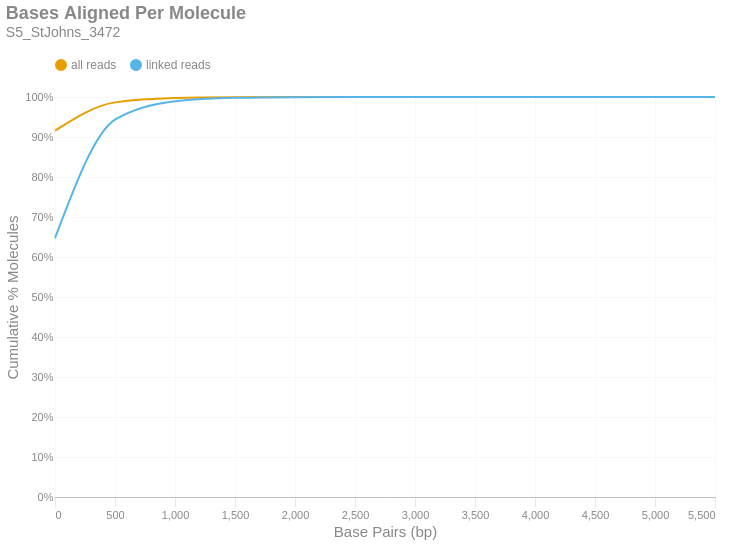

Notebook cell for this chart:
### Markdown cell above
### Bases Aligned Per Molecule
This is a cumulative frequency distribution showing the number of base pairs aligned per unique molecule. These data are shown in 500 bp bins. There are two distributions: one with `all reads` (yellow) and another with only `linked reads` (blue). The percent of molecules in the `linked reads` distribution is relative to the total number of linked molecules.

### Code cell
if SKIPLR:
    print_html(f"Skipped")
else:
    binned_df = consolidated_hist(valids['aligned_bp'], mask, 500, True)
    with SafeRender(binned_df):
        (
            density_plot(binned_df, 'Bases Aligned Per Molecule', samplename, 'basesper')
            .encode(
                x=alt.X('bin:Q', title="Base Pairs (bp)").axis(tickMinStep=500).scale(padding=0),
                y=alt.Y('value:Q', title='Cumulative % Molecules')
                    .axis(format='%')
                    .scale(domain = [0,1])
                    .stack(False),
                color=alt.Color("key:N").scale(domain = ["all reads", "linked reads"]),
                tooltip = [
                    alt.Tooltip("key:N", title = "Data Type"),
                    alt.Tooltip("range_label:N", title="Bases Aligned Per Molecule"),
                    alt.Tooltip("value:Q", format = ".2%", title="% Molecules (Cum.)")
                ]
            )
        ).display()

### Figure 1 — Vega-Lite specification as saved in the notebook (floating-point values rounded to 4 significant figures)
{"width": "container", "height": 400, "config": {"title": {"anchor": "start", "dy": -15, "fontSize": 18, "color": "#888888", "subtitleColor": "#888888", "subtitleFontSize": 14}, "arc": {"fill": "#0072B2"}, "axis": {"domainColor": "#888888", "domainWidth": 0.5, "gridWidth": 0.2, "grid": false, "titleFontWeight": 400, "titleFontSize": 15, "labelFontSize": 11, "labelColor": "#888888", "tickColor": "#888888", "tickWidth": 0.2, "titleColor": "#888888"}, "axisBand": {"grid": false}, "axisX": {"grid": true, "tickSize": 10, "domainCap": "round"}, "axisY": {"domain": false, "grid": true, "tickSize": 0, "domainCap": "round"}, "background": "transparent", "header": {"labelFontSize": 15, "labelColor": "#888888", "titleFontSize": 15, "titleFontWeight": 600, "titleColor": "#888888"}, "legend": {"labelFont": "sans-serif", "labelFontSize": 12, "labelColor": "#888888", "symbolSize": 100, "symbolType": "circle", "titleFontSize": 12, "titlePadding": 10, "titleColor": "#888888", "title": null, "orient": "top"}, "range": {"category": ["#E69F00", "#56B4E9", "#009E73", "#F0E442", "#0072B2", "#D55E00", "#CC79A7", "#000000"], "diverging": ["#cfe8f3", "#a2d4ec", "#73bfe2", "#46abdb", "#1696d2", "#12719e"]}, "area": {"fill": "#0072B2", "fillOpacity": 0.7, "line": true, "strokeOpacity": 0.7}, "line": {"color": "#0072B2", "stroke": "#0072B2", "strokeWidth": 2}, "trail": {"color": "#0072B2", "stroke": "#0072B2", "strokeWidth": 0, "size": 1}, "point": {"filled": true, "fillOpacity": 1.0, "size": 95}, "text": {"color": "#888888", "fontSize": 11, "align": "right", "fontWeight": 400, "size": 11}, "bar": {"fill": "#0072B2", "stroke": null}, "view": {"stroke": null, "continuousWidth": 660, "continuousHeight": 400}}, "data": {"name": "data-dc1ca05c0f677c0dd2a60d946d42a048"}, "mark": {"type": "line", "interpolate": "monotone", "point": {"opacity": 0, "size": 275}}, "encoding": {"color": {"field": "key", "scale": {"domain": ["all reads", "linked reads"]}, "type": "nominal"}, "tooltip": [{"field": "key", "title": "Data Type", "type": "nominal"}, {"field": "range_label", "title": "Bases Aligned Per Molecule", "type": "nominal"}, {"field": "value", "format": ".2%", "title": "% Molecules (Cum.)", "type": "quantitative"}], "x": {"axis": {"tickMinStep": 500}, "field": "bin", "scale": {"padding": 0}, "title": "Base Pairs (bp)", "type": "quantitative"}, "y": {"axis": {"format": "%"}, "field": "value", "scale": {"domain": [0, 1]}, "stack": false, "title": "Cumulative % Molecules", "type": "quantitative"}}, "params": [{"name": "param_c36ac31b6afebe62", "select": {"type": "point", "fields": ["key"]}, "bind": "legend"}], "title": {"text": "Bases Aligned Per Molecule", "subtitle": "S5_StJohns_3472"}, "transform": [{"fold": ["all reads (cumsum)", "linked reads (cumsum)"]}, {"calculate": "replace(datum.key, ' (cumsum)', '')", "as": "key"}, {"filter": {"param": "param_c36ac31b6afebe62"}}], "usermeta": {"embedOptions": {"downloadFileName": "S5_StJohns_3472.basesper"}}, "$schema": "https://vega.github.io/schema/vega-lite/v6.1.0.json", "datasets": {"data-dc1ca05c0f677c0dd2a60d946d42a048": [{"bin": "0.0", "interval": "0.0-500.0", "all reads": 0.9158, "linked reads": 0.6471, "all reads (cumsum)": 0.9158, "linked reads (cumsum)": 0.6471, "range_label": "0-499"}, {"bin": "500.0", "interval": "500.0-1000.0", "all reads": 0.07079, "linked reads": 0.2962, "all reads (cumsum)": 0.9866, "linked reads (cumsum)": 0.9433, "range_label": "500-999"}, {"bin": "1000.0", "interval": "1000.0-1500.0", "all reads": 0.01098, "linked reads": 0.0463, "all reads (cumsum)": 0.9975, "linked reads (cumsum)": 0.9896, "range_label": "1000-1499"}, {"bin": "1500.0", "interval": "1500.0-2000.0", "all reads": 0.001977, "linked reads": 0.00834, "all reads (cumsum)": 0.9995, "linked reads (cumsum)": 0.998, "range_label": "1500-1999"}, {"bin": "2000.0", "interval": "2000.0-2500.0", "all reads": 0.0003859, "linked reads": 0.001628, "all reads (cumsum)": 0.9999, "linked reads (cumsum)": 0.9996, "range_label": "2000-2499"}, {"bin": "2500.0", "interval": "2500.0-3000.0", "all reads": 7.083e-05, "linked reads": 0.0002989, "all reads (cumsum)": 1.0, "linked reads (cumsum)": 0.9999, "range_label": "2500-2999"}, {"bin": "3000.0", "interval": "3000.0-3500.0", "all reads": 1.586e-05, "linked reads": 6.694e-05, "all reads (cumsum)": 1.0, "linked reads (cumsum)": 1.0, "range_label": "3000-3499"}, {"bin": "3500.0", "interval": "3500.0-4000.0", "all reads": 5.534e-06, "linked reads": 2.335e-05, "all reads (cumsum)": 1.0, "linked reads (cumsum)": 1.0, "range_label": "3500-3999"}, {"bin": "4000.0", "interval": "4000.0-4500.0", "all reads": 9.223e-07, "linked reads": 3.892e-06, "all reads (cumsum)": 1.0, "linked reads (cumsum)": 1.0, "range_label": "4000-4499"}, {"bin": "4500.0", "interval": "4500.0-5000.0", "all reads": 1.845e-07, "linked reads": 7.784e-07, "all reads (cumsum)": 1.0, "linked reads (cumsum)": 1.0, "range_label": "4500-4999"}, {"bin": "5000.0", "interval": "5000.0-5500.0", "all reads": 1.845e-07, "linked reads": 7.784e-07, "all reads (cumsum)": 1.0, "linked reads (cumsum)": 1.0, "range_label": "5000-5499"}, {"bin": "5500.0", "interval": "5500.0-6000.0", "all reads": 3.689e-07, "linked reads": 1.557e-06, "all reads (cumsum)": 1.0, "linked reads (cumsum)": 1.0, "range_label": "5500-5999"}]}}
